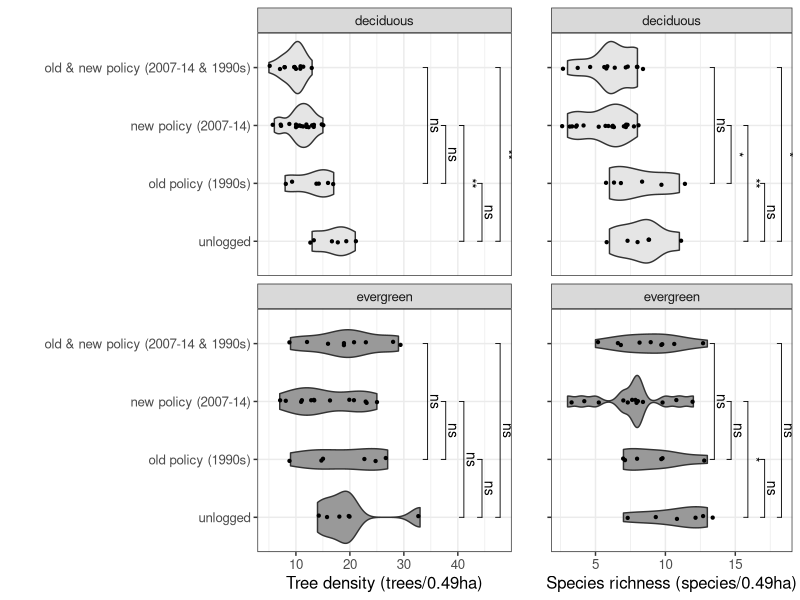
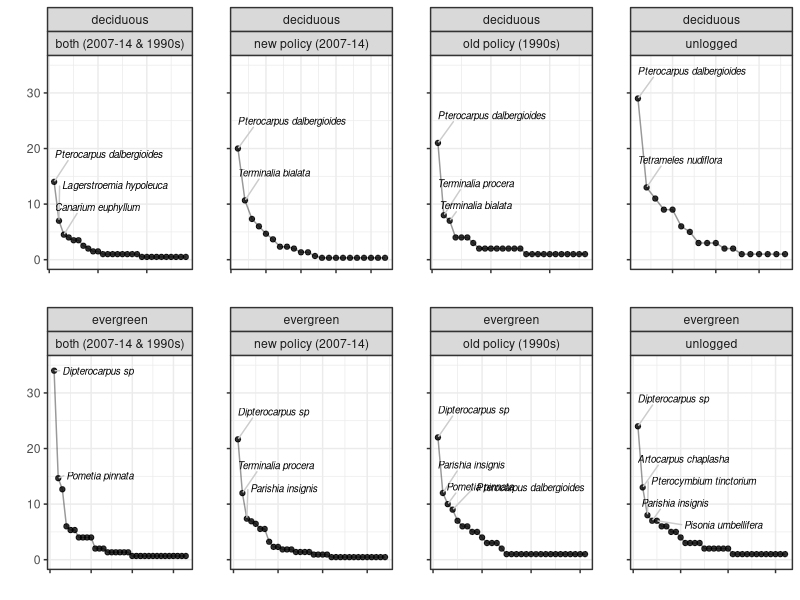
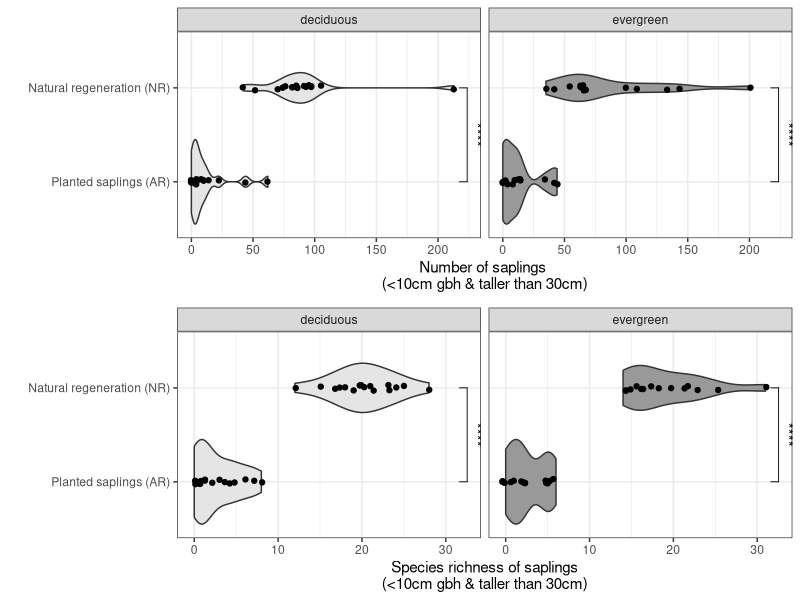

Write the R code that produced these figures, in order.
#### July 2023 ####

### Prep
library(tidyverse)
library(readxl)
library(ggpubr)
library(ggrepel)
library(cowplot)

### Figure 1: see PPT file
### Figure 2: Large tree density& richness ~ logging-treatment, forest-type ####

d.lar <- read_csv(file = "plotdata_large.csv")

dat2.tmp <- data.frame()
for(i in 1:n_distinct(d.lar$plot_ID))
{
  iplot <- d.lar %>% filter(plot_ID==sort(unique(d.lar$plot_ID))[i]) %>% filter(code!="stump")
  idat2 <-
    c(instem = nrow(iplot),
      # ieH = diversity(x = iplot %>% pull(code) %>% table(),index = "shannon") %>% exp(),
      insp = n_distinct(iplot$code))

  dat2.tmp <- bind_rows(dat2.tmp,idat2)
}

dat2 <-
  dat2.tmp %>% mutate(plot_ID = sort(unique(d.lar$plot_ID))) %>%
  left_join(y = d.lar %>% select(plot_ID,treatment,forest_type) %>% unique())

comparisons_fig2 <- list( c("TL", "OL_far"), #c("TL", "OL_near"),
                          c("OL_far", "OL_near"),
                          c("baseline", "OL_near"),
                          c("baseline", "OL_far"),c("baseline", "TL"))

commongg_fig2 <- list(
  stat_compare_means(comparisons = comparisons_fig2,method = "t.test",
                          paired = F,label = "p.signif", size = 3.5),
  scale_fill_manual(name ="",values = c("grey90","grey60")),
  scale_x_discrete(labels=c("unlogged"," old policy (1990s)","new policy (2007-14)",
                            "old & new policy (2007-14 & 1990s)")),
  theme_bw(),guides(fill=F),xlab(""),
  theme(text = element_text(size=12)),coord_flip())

fig2 <-
  plot_grid(
  ggplot(data = dat2,
         aes(y=instem,x=treatment)) +
    geom_violin(aes(fill=forest_type)) +
    geom_jitter(width = 0.03,size=0.8) + facet_wrap(.~forest_type,nrow = 2) +
    ylab("Tree density (trees/0.49ha)") + commongg_fig2,

  ggplot(data = dat2,
         aes(y=insp,x=treatment)) +
    geom_violin(aes(fill=forest_type)) +
    geom_jitter(width = 0.03,size=0.8) + facet_wrap(.~forest_type,nrow = 2) +
    ylab("Species richness (species/0.49ha)") + commongg_fig2 +
    theme(axis.text.y = element_blank()),
  rel_widths = c(1.85,1),
  ncol = 2)

ggsave(plot = fig2,filename = "figure2.png",device = "png",width = 20,height = 13,units = "cm",dpi = 300)

### Figure 3: Rank-abundance curves #####

d.lar <- read_csv(file = "plotdata_large.csv")

# d.lar %>% group_by(treatment,forest_type) %>% summarise(nplots = n_distinct(plot_ID))
# scaled each rank-abundance # of plots to make relative abundances comparable

d.rac_TL.e <- d.lar %>% filter(treatment=="TL",forest_type=="evergreen",code!="stump") %>%
  group_by(treatment,forest_type,species_ID) %>% summarise(nstem = n()) %>%
  arrange(-nstem) %>% mutate(cstem = cumsum(nstem),scaled_nstem = nstem/1.5,
                             counter = row_number(), cstemperc = cstem/max(cstem))

d.rac_OLnear.e <- d.lar %>% filter(treatment=="OL_near",forest_type=="evergreen",code!="stump") %>%
  group_by(treatment,forest_type,species_ID) %>% summarise(nstem = n()) %>%
  arrange(-nstem) %>% mutate(cstem = cumsum(nstem),scaled_nstem = nstem/2.17,
                             counter = row_number(), cstemperc = cstem/max(cstem))

d.rac_OLfar.e <- d.lar %>% filter(treatment=="OL_far",forest_type=="evergreen",code!="stump") %>%
  group_by(treatment,forest_type,species_ID) %>% summarise(nstem = n()) %>%
  arrange(-nstem) %>% mutate(cstem = cumsum(nstem),scaled_nstem = nstem/1,
                             counter = row_number(), cstemperc = cstem/max(cstem))

d.rac_baseline.e <- d.lar %>% filter(treatment=="baseline",forest_type=="evergreen",code!="stump") %>%
  group_by(treatment,forest_type,species_ID) %>% summarise(nstem = n()) %>%
  arrange(-nstem) %>% mutate(cstem = cumsum(nstem),scaled_nstem = nstem/1,
                             counter = row_number(), cstemperc = cstem/max(cstem))

d.rac_TL.d <- d.lar %>% filter(treatment=="TL",forest_type=="deciduous",code!="stump") %>%
  group_by(treatment,forest_type,species_ID) %>% summarise(nstem = n()) %>%
  arrange(-nstem) %>% mutate(cstem = cumsum(nstem), scaled_nstem = nstem/2,
                             counter = row_number(), cstemperc = cstem/max(cstem))

d.rac_OLnear.d <- d.lar %>% filter(treatment=="OL_near",forest_type=="deciduous",code!="stump") %>%
  group_by(treatment,forest_type,species_ID) %>% summarise(nstem = n()) %>%
  arrange(-nstem) %>% mutate(cstem = cumsum(nstem),scaled_nstem = nstem/3,
                             counter = row_number(), cstemperc = cstem/max(cstem))

d.rac_OLfar.d <- d.lar %>% filter(treatment=="OL_far",forest_type=="deciduous",code!="stump") %>%
  group_by(treatment,forest_type,species_ID) %>% summarise(nstem = n()) %>%
  arrange(-nstem) %>% mutate(cstem = cumsum(nstem),scaled_nstem = nstem/1,
                             counter = row_number(), cstemperc = cstem/max(cstem))

d.rac_baseline.d <- d.lar %>% filter(treatment=="baseline",forest_type=="deciduous",code!="stump") %>%
  group_by(treatment,forest_type,species_ID) %>% summarise(nstem = n()) %>%
  arrange(-nstem) %>% mutate(cstem = cumsum(nstem),scaled_nstem = nstem/1,
                             counter = row_number(), cstemperc = cstem/max(cstem))

treatment.labs <- c("unlogged","old policy (1990s)","new policy (2007-14)", "both (2007-14 & 1990s)")
names(treatment.labs) <- c("baseline", "OL_far", "OL_near","TL")

commongg_fig3 <- list(geom_line(alpha = 0.4),
                 geom_point(alpha = 0.8), ylim(0,35),
                 facet_wrap(forest_type ~ treatment,nrow = 2,scales = "free_x",
                            labeller = labeller(treatment = treatment.labs)),
                 ylab(""),xlab(""),theme_bw(),
                 geom_text_repel(aes(label = ifelse(cstemperc <= 0.5,
                                                    species_ID,""),fontface = 'italic'),
                                 size = 2.5,box.padding = 0.35,
                                 min.segment.length = 0,nudge_y = 5,
                                 segment.colour = "gray80",max.overlaps = Inf,
                                 xlim = c(NA,NA),ylim = c(NA,NA)),
                 theme(axis.text.x = element_blank(),
                       text = element_text(size=11),
                       panel.spacing = unit(0.1,"lines")),
                 coord_cartesian(clip = "off"))

specialgg_fig3_evergreenboth <- list(geom_line(alpha = 0.4),
                      geom_point(alpha = 0.8), ylim(0,35),
                      facet_wrap(forest_type ~ treatment,nrow = 2,scales = "free_x",
                                 labeller = labeller(treatment = treatment.labs)),
                      ylab(""),xlab(""),theme_bw(),
                      geom_text_repel(aes(label = ifelse(cstemperc <= 0.5,
                                                         species_ID,""),fontface = 'italic'),
                                      size = 2.5,box.padding = 0.35,
                                      min.segment.length = 0,nudge_y = 0,
                                      segment.colour = "gray80",max.overlaps = Inf,
                                      xlim = c(NA,NA),ylim = c(NA,NA)),
                      theme(axis.text.x = element_blank(),
                            text = element_text(size=11),
                            panel.spacing = unit(0.1,"lines")),
                      coord_cartesian(clip = "off"))



fig3 <-
  plot_grid(
    ggplot(data = d.rac_TL.d, aes(y = scaled_nstem,x=counter)) + commongg_fig3,
    ggplot(data = d.rac_OLnear.d, aes(y = scaled_nstem,x=counter)) + commongg_fig3 + theme(axis.text.y = element_blank()),
    ggplot(data = d.rac_OLfar.d, aes(y = scaled_nstem,x=counter)) + commongg_fig3 + theme(axis.text.y = element_blank()),
    ggplot(data = d.rac_baseline.d, aes(y = scaled_nstem,x=counter)) + commongg_fig3 + theme(axis.text.y = element_blank()),
    ggplot(data = d.rac_TL.e, aes(y = scaled_nstem,x=counter)) + specialgg_fig3_evergreenboth,
    ggplot(data = d.rac_OLnear.e, aes(y = scaled_nstem,x=counter)) + commongg_fig3 + theme(axis.text.y = element_blank()),
    ggplot(data = d.rac_OLfar.e, aes(y = scaled_nstem,x=counter)) + commongg_fig3 + theme(axis.text.y = element_blank()),
    ggplot(data = d.rac_baseline.e, aes(y = scaled_nstem,x=counter)) + commongg_fig3 + theme(axis.text.y = element_blank()),greedy = TRUE,

    nrow = 2)

ggsave(plot = fig3,filename = "figure3.png",device = "png",width = 21,height = 12,units = "cm",dpi = 300)

### Figure 4: Regen ####
d.nra <- read_xlsx(path = "nra_data.xlsx",sheet = 1)

dat4.tmp <- data.frame()
for(i in 1:n_distinct(d.nra$plot_name))
{
  iplot <- d.nra %>% filter(plot_name == sort(unique(d.nra$plot_name))[i])
  idat3 <-
    c(instem_ar = sum(iplot$nra_sure) + sum(iplot$nra_mostly) + sum(iplot$unsure),
      instem_nr = sum(iplot$natural),
      insp_ar = iplot %>% filter(nra_sure>0 | unsure>0 | nra_mostly >0) %>% pull(species) %>% n_distinct(),
      insp_nr = iplot %>% filter(natural>0) %>% pull(species) %>% n_distinct())
  dat4.tmp <- bind_rows(dat4.tmp,idat3)
}

dat4 <-
  dat4.tmp %>%
  mutate(plot_name = sort(unique(d.nra$plot_name))) %>%
  right_join(x = .,y = d.nra %>%
               select(plot_name,plot_type) %>% distinct()) %>%
  pivot_longer(cols = c(-plot_name,-plot_type),values_to = "count") %>%
  separate(col = "name",into = c("response","regen_type"),sep = "_",remove = T)

comparisons_fig4 <- list( c("ar", "nr"))

fig4 <-
  plot_grid(
    ggplot(data = dat4 %>% filter(response=="instem"),
         aes(y=count,x=regen_type)) +
  geom_violin(aes(fill=plot_type)) +
  geom_jitter(width = 0.03) +
  facet_grid(.~plot_type) + theme_bw() +
  stat_compare_means(comparisons = comparisons_fig4,method = "t.test",
                     paired = F,label = "p.signif") +
  scale_fill_manual(name ="",values = c("grey90","grey60")) +
  guides(fill=F) + xlab("") +
  scale_x_discrete(labels = c("Planted saplings (AR)","Natural regeneration (NR)")) +
  ylab("Number of saplings \n(<10cm gbh & taller than 30cm)") +
  coord_flip(),
  ggplot(data = dat4 %>% filter(response=="insp"),
         aes(y=count,x=regen_type)) +
    geom_violin(aes(fill=plot_type)) +
    geom_jitter(width = 0.03) +
    facet_grid(.~plot_type) + theme_bw() +
    stat_compare_means(comparisons = comparisons_fig4,method = "t.test",
                       paired = F,label = "p.signif") +
    scale_fill_manual(name ="",values = c("grey90","grey60")) +
    guides(fill=F) + xlab("") +
    scale_x_discrete(labels = c("Planted saplings (AR)","Natural regeneration (NR)")) +
    ylab("Species richness of saplings\n(<10cm gbh & taller than 30cm)") +
    coord_flip(),
  nrow = 2)

ggsave(plot = fig4,filename = "figure4.png",device = "png",width = 20,height = 14,units = "cm",dpi = 300)



